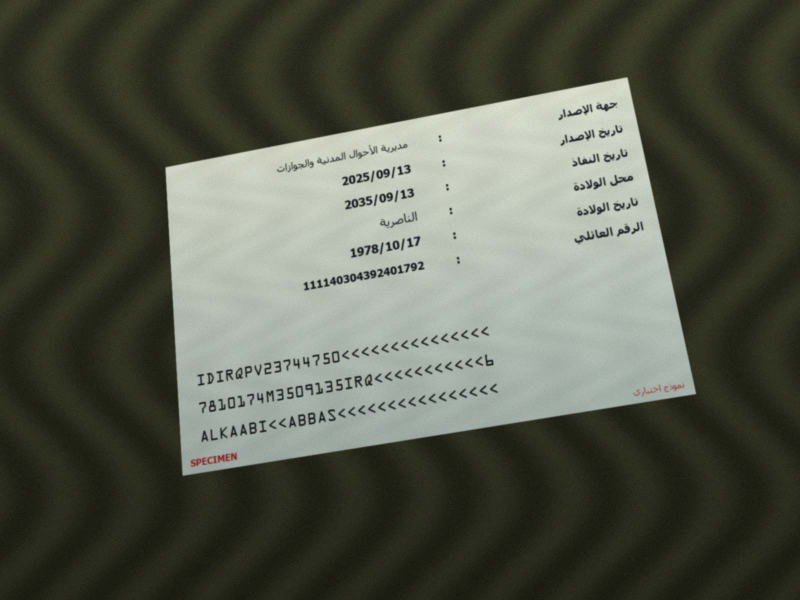
#> input picture eval/synthetic/heldout/case000_id_back.jpg, 1600 x 1200 px (shown at 1/2 size); its folder holds only this picture in this run
$ python -i capture.py   (imports and definitions only)   (older library calls are emulated)
#> lines starting #> are read from the running program, lines starting #| are printed output that depends on the picture; after the words box and inside, x2 and y2 are one past the last pixel; in counts of white or black regions, pixels touching at a corner belong together
### app/vision.py
"""Local geometry and neural OCR. No network calls at inference time."""
from __future__ import annotations
import re
import threading
from pathlib import Path
import cv2
import numpy as np
from PIL import Image, ImageOps

ROOT = Path(__file__).resolve().parents[1]
MODEL_DIR = ROOT / 'models' / 'easyocr'
_reader = None
_lock = threading.Lock()

TYPES = {
    'national_id': 'البطاقة الوطنية الموحدة', 'housing': 'بطاقة السكن',
    'civil_id': 'هوية الأحوال المدنية', 'nationality': 'شهادة الجنسية العراقية',
    'ration': 'البطاقة التموينية', 'passport': 'جواز السفر',
    'driving': 'إجازة السوق', 'vehicle': 'سنوية المركبة', 'voter': 'بطاقة الناخب',
    'birth': 'شهادة الولادة', 'death': 'شهادة الوفاة', 'marriage': 'عقد الزواج',
    'residence': 'بطاقة الإقامة',
    'business_license': 'إجازة ممارسة النشاط التجاري', 'tax_card': 'البطاقة الضريبية',
    'unknown': 'مستمسك غير محدد',
}
# Single-face documents whose side is always "page".
PAGE_KINDS = ['passport','birth','death','marriage','business_license','tax_card']
RULES = {
 'national_id': [('البطاقة الوطنية', 7), ('البطاقة الموحدة', 7), ('الرقم الوطني', 5), ('المعلومات المدنية', 2), ('I<IRQ', 8)],
 'housing': [('مكتب المعلومات', 6), ('عنوان السكن', 4), ('رب الاسرة', 4), ('بطاقة السكن', 8), ('رقم الاستمارة', 2), ('ضابط المكتب', 3)],
 'civil_id': [('الاحوال المدنية', 6), ('هوية الاحوال', 7), ('رقم الصحيفة', 3), ('السجل', 1)],
 'nationality': [('شهادة الجنسية', 9), ('قانون الجنسية', 4), ('اكتسب الجنسية', 4)],
 'ration': [('وزارة التجارة', 4), ('البطاقة التموينية', 9), ('المواد الغذائية', 3), ('اسم الوكيل', 3)],
 'passport': [('PASSPORT', 7), ('جواز سفر', 7), ('جواز السفر', 7), ('P<IRQ', 8)],
 'driving': [('DRIVER', 6), ('DRIVING', 6), ('اجازة السوق', 9), ('رخصة القيادة', 9), ('صنف الاجازة', 4)],
 'vehicle': [('سنوية', 7), ('تسجيل المركبات', 7), ('رقم الشاصي', 5), ('رقم المحرك', 4)],
 'voter': [('المفوضية', 4), ('بطاقة الناخب', 9), ('رقم الناخب', 6), ('مركز الاقتراع', 4)],
 'birth': [('شهادة الولادة', 9), ('بيان الولادة', 9), ('اسم المولود', 5)],
 'death': [('شهادة الوفاة', 9), ('بيان الوفاة', 9), ('سبب الوفاة', 5)],
 'marriage': [('عقد الزواج', 9), ('حجة الزواج', 9), ('اسم الزوجة', 3), ('المهر', 3)],
 'residence': [('بطاقة الاقامة', 9), ('RESIDENCE PERMIT', 9), ('مديرية الاقامة', 5)],
 'business_license': [('اجازة ممارسة', 8), ('ممارسة النشاط', 6), ('الرخصة التجارية', 8), ('رخصة تجارية', 8), ('غرفة تجارة', 5), ('مسجل الشركات', 6), ('شهادة تاسيس', 7), ('الاسم التجاري', 3), ('رقم الاجازة', 3)],
 'tax_card': [('الهيئة العامة للضرائب', 8), ('البطاقة الضريبية', 9), ('رقم التعريف الضريبي', 6), ('الرقم الضريبي', 5), ('اسم المكلف', 5), ('الضرائب', 2)],
}

def normalize(text):
    text = str(text).translate(str.maketrans('أإآىة٠١٢٣٤٥٦٧٨٩۰۱۲۳۴۵۶۷۸۹', 'ااايه01234567890123456789'))
    return re.sub(r'[\u064b-\u065fـ]', '', text).upper()

# [5 lines left out: function read_image, not called in this run]

def save_image(path, image):
    Image.fromarray(image.astype('uint8')).save(path, 'PNG')

def ordered(points):
    p = np.asarray(points, np.float32)
    # Angle order handles rotated diamonds where sum/difference ordering duplicates corners.
    c = p.mean(axis=0)
    p = p[np.argsort(np.arctan2(p[:, 1] - c[1], p[:, 0] - c[0]))]
    return np.roll(p, -np.argmin(p.sum(axis=1)), axis=0)

def warp(image, points):
    p = ordered(points)
    if len(np.unique(p, axis=0)) != 4 or not cv2.isContourConvex(p.astype(np.int32)):
        raise ValueError('يجب تحديد أربع زوايا مختلفة تشكّل مستطيلاً حول المستمسك.')
    w = int(max(np.linalg.norm(p[1]-p[0]), np.linalg.norm(p[2]-p[3])))
    h = int(max(np.linalg.norm(p[3]-p[0]), np.linalg.norm(p[2]-p[1])))
    if min(w, h) < 30 or w*h > 45_000_000:
        raise ValueError('منطقة القص صغيرة جدًا أو كبيرة جدًا.')
    matrix = cv2.getPerspectiveTransform(p, np.float32([[0,0],[w-1,0],[w-1,h-1],[0,h-1]]))
    return cv2.warpPerspective(image, matrix, (w,h), flags=cv2.INTER_CUBIC, borderMode=cv2.BORDER_REPLICATE)

# [9 lines left out: function readable_size, not called in this run]

CARD_WIDTH = 900  # the width the housing-card readers were developed and tuned at


# [52 lines left out: functions standard_card, text_angle, straighten, sharpened, even_lighting, not called in this run]

def _iou(a,b):
    ax,ay,aw,ah=cv2.boundingRect(np.asarray(a,np.float32)); bx,by,bw,bh=cv2.boundingRect(np.asarray(b,np.float32))
    intersection=max(0,min(ax+aw,bx+bw)-max(ax,bx))*max(0,min(ay+ah,by+bh)-max(ay,by))
    return intersection/max(1,min(aw*ah,bw*bh))

def detect_regions(image):
    """Find complete quadrilaterals first, then a strong full-width fold/gap.

    An uncertain page is kept whole, never silently discarded.
    """
    h,w=image.shape[:2]; scale=min(1,1600/max(h,w))
#> after `h, w = image.shape[:2]`: h = 1200; w = 1600
#> after `scale = min(1, 1600 / max(h, w))`: scale = 1
    small=cv2.resize(image,None,fx=scale,fy=scale)
    gray=cv2.cvtColor(small,cv2.COLOR_RGB2GRAY)
    sh,sw=gray.shape
#> sh = 1200; sw = 1600
    blur=cv2.GaussianBlur(gray,(5,5),0)
    edges=cv2.Canny(blur,35,110)
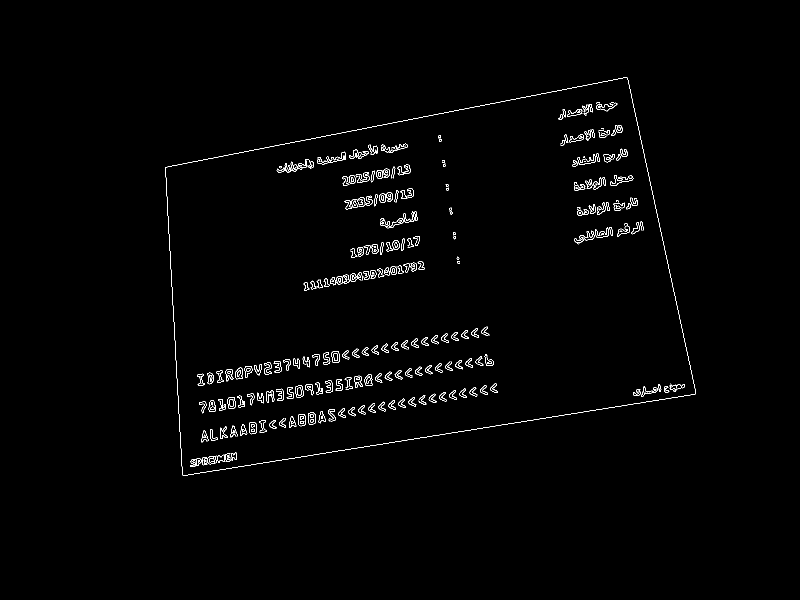
#> edges: shape (1200, 1600) (shown at 1/2 size); 1% white in thin lines or dots, all inside (x1, y1, x2, y2) = (330, 155, 1392, 952)
    masks=[cv2.morphologyEx(edges,cv2.MORPH_CLOSE,np.ones((5,5),np.uint8))]
    _,light=cv2.threshold(blur,0,255,cv2.THRESH_BINARY+cv2.THRESH_OTSU)
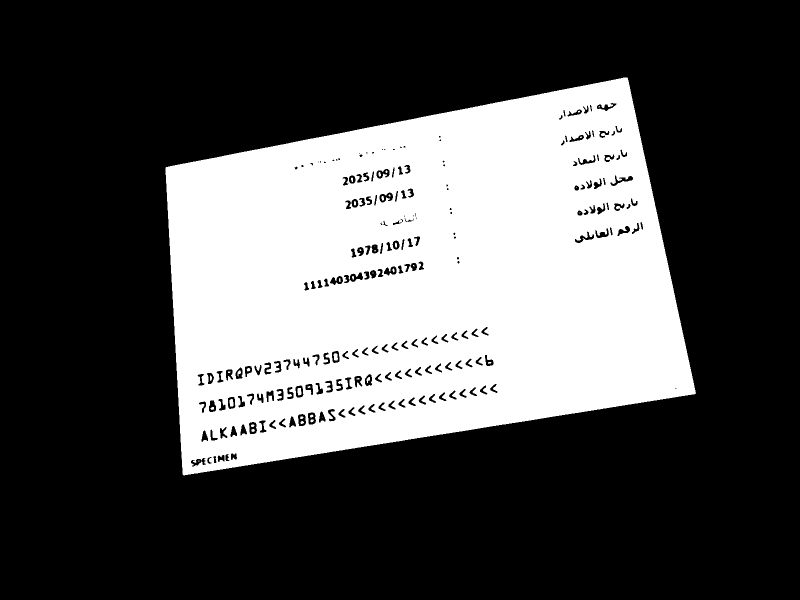
#> light: shape (1200, 1600) (shown at 1/2 size); 31.3% white; 41 white regions (18 under 20 px), largest, box (x1, y1, x2, y2) and area: (331, 155, 1392, 951) 600638, (667, 706, 676, 721) 103, (459, 798, 467, 813) 102
    masks.append(light)
    candidates=[]
    for mask in masks:
        contours,_=cv2.findContours(mask,cv2.RETR_LIST,cv2.CHAIN_APPROX_SIMPLE)
        for c in contours:
            area=cv2.contourArea(c)
            if not .03*sh*sw < area < .97*sh*sw: continue
            p=cv2.approxPolyDP(c,.025*cv2.arcLength(c,True),True)
            if len(p)!=4 or not cv2.isContourConvex(p): continue
            rect=cv2.minAreaRect(p); rw,rh=rect[1]
            if min(rw,rh)<40 or max(rw,rh)/min(rw,rh)>2.5: continue
            if area / max(1,rw*rh)<.72: continue
            # Several documents in one photo (a whole file laid on a desk): a card can be as small
            # as 3% of the frame, but only a card- or paper-shaped quad counts at that size.
            if area<.09*sh*sw and not 1.2<max(rw,rh)/min(rw,rh)<1.9: continue
            candidates.append((area,p.reshape(4,2)/scale))
    candidates.sort(reverse=True,key=lambda x:x[0])
    accepted=[]
    for area,p in candidates:
        # Overlap is measured against the smaller box, so a box printed inside a document already
        # found (photo frame, table, MRZ zone) is never taken for a document of its own.
        if all(_iou(p,q)<.35 for q in accepted): accepted.append(p)
#> in _iou, `ax, ay, aw, ah = cv2.boundingRect(np.asarray(a, np.float32))`: ax = 332; ay = 157; aw = 1058; ah = 792
#> in _iou, `bx, by, bw, bh = cv2.boundingRect(np.asarray(b, np.float32))`: bx = 331; by = 156; bw = 1060; bh = 795
#> in _iou, `intersection=max(0,min(ax+aw,bx+bw)-max(ax,bx))*max(0,min(ay+ah,by+bh)..`: intersection = 837936
    if len(accepted)>=2:
        return [{'points':ordered(p).round(2).tolist(),'method':'contour','score':.82} for p in sorted(accepted,key=lambda p:(p[:,1].mean(),p[:,0].mean()))][:20]
    # A folded card spanning the frame: seek a narrow, coherent horizontal boundary.
    # Avoid splitting ordinary portrait A4 pages merely because they have blank lines.
    if .57 < w/h < .94:
        central=gray[:,int(sw*.02):int(sw*.98)]
        row_std=central.std(axis=1)
        start,end=int(sh*.38),int(sh*.62)
        candidates=np.arange(start,end)
        objective=row_std[start:end]+np.abs(candidates-sh*.5)*.035
        k=start+int(np.argmin(objective))
        surrounding=np.median(row_std[start:end])
        if row_std[k]<9 and surrounding>max(16,row_std[k]*2.2):
            y=int(k/scale)
            return [{'points':[[0,0],[w-1,0],[w-1,y],[0,y]],'method':'seam','score':.60},
                    {'points':[[0,y+1],[w-1,y+1],[w-1,h-1],[0,h-1]],'method':'seam','score':.60}]
    if accepted:
        return [{'points':ordered(accepted[0]).round(2).tolist(),'method':'contour','score':.76}]
#> in ordered, `p = np.asarray(points, np.float32)`: p = [[1255, 156], [331, 334], [365, 950], [1390, 788]]
#> in ordered, `c = p.mean(axis=0)`: c = [835.2, 557]
#> in ordered, `p = p[np.argsort(np.arctan2(p[:, 1] - c[1], p[:, 0] - c[0]))]`: p = [[331, 334], [1255, 156], [1390, 788], [365, 950]]
    return [{'points':[[0,0],[w-1,0],[w-1,h-1],[0,h-1]],'method':'whole_page','score':.35}]

def ocr_available():
    return all((MODEL_DIR / f).exists() for f in ['craft_mlt_25k.pth','arabic.pth'])

# [103 lines left out: functions reader, ocr, classify, extract_fields, quality, not called in this run]

### app/capture.py
"""Capture-quality guidance: tell the user *why* a photo should be retaken.

Every check is a local image measurement with an explainable threshold. The
output is guidance for the person holding the camera and context for the
reviewer; it never changes extracted field values.

Severity:
  retake  the photo is likely to hide or corrupt fields; ask for a new photo
  warn    reading may be degraded; review the affected fields carefully
  info    handled automatically (e.g. perspective corrected), shown for context
"""
import cv2
import numpy as np

# Thresholds live here so evaluation can tune them in one place (see docs/ARCHITECTURE.md).
MIN_SHORT_SIDE = 380          # px on the rectified document
BLUR_RETAKE, BLUR_WARN = 30, 70   # variance of Laplacian at 1000 px width
DARK_RETAKE, DARK_WARN = 55, 80   # mean luminance 0..255
BRIGHT_WARN = 228
LOW_CONTRAST = 26             # luminance standard deviation
GLARE_WARN, GLARE_RETAKE = .008, .035  # fraction of the document covered by one glare blob
EDGE_MARGIN = .006            # fraction of the source image treated as its border
TILT_WARN_DEG, KEYSTONE_WARN = 22, .72

MESSAGES = {
    'cut_off': ('جزء من المستمسك خارج إطار الصورة ({where})؛ أعد التصوير مع ترك هامش حول الحواف الأربع.',
                'Part of the document is outside the frame ({where}); retake with a margin around all four edges.'),
    'too_small': ('المستمسك صغير جدًا في الصورة؛ قرّب الكاميرا حتى يملأ المستمسك معظم الإطار.',
                  'The document is too small in the photo; move closer so it fills most of the frame.'),
    'blur': ('الصورة ضبابية؛ ثبّت الهاتف وانتظر التركيز قبل الالتقاط.',
             'The photo is blurry; hold the phone steady and let it focus before capturing.'),
    'too_dark': ('الإضاءة ضعيفة؛ صوّر قرب مصدر ضوء أو نافذة دون ظلال على المستمسك.',
                 'The lighting is too dark; photograph near a light source without shadows on the document.'),
    'overexposed': ('الصورة شديدة السطوع وقد تختفي الحروف الفاتحة؛ خفّف الإضاءة المباشرة.',
                    'The photo is overexposed and faint text may vanish; reduce direct light.'),
    'low_contrast': ('التباين ضعيف بين النص والخلفية؛ غيّر الإضاءة أو الخلفية.',
                     'Low contrast between text and background; change the lighting or background.'),
    'glare': ('يوجد انعكاس ضوء على المستمسك ({where}) قد يغطي بعض الحقول؛ غيّر زاوية الهاتف لإزالة اللمعان.',
              'Glare on the document ({where}) may hide fields; tilt the phone slightly to remove the reflection.'),
    'tilt': ('المستمسك مصوّر بزاوية مائلة؛ صُحّح المنظور آليًا، لكن التصوير من الأعلى مباشرة أدق.',
             'The document was photographed at an angle; perspective was corrected, but a straight top-down photo reads better.'),
    'edges_not_found': ('لم تُكتشف حواف المستمسك؛ استُخدمت الصورة كاملة. ضع المستمسك على خلفية داكنة وسادة.',
                        'Document edges were not found; the whole image was used. Place the document on a plain, darker background.'),
}
SEVERITY_ORDER = {'retake': 0, 'warn': 1, 'info': 2}
WHERE = {'top': ('الأعلى', 'top'), 'bottom': ('الأسفل', 'bottom'), 'left': ('اليسار', 'left'), 'right': ('اليمين', 'right'),
         'center': ('الوسط', 'center')}


# [7 lines left out: function issue, not called in this run]


def standard_gray(image, width=1000):
    gray = cv2.cvtColor(image, cv2.COLOR_RGB2GRAY) if image.ndim == 3 else image
    scale = width / max(1, gray.shape[1])
    return cv2.resize(gray, None, fx=scale, fy=scale, interpolation=cv2.INTER_AREA if scale < 1 else cv2.INTER_CUBIC)


def sharpness(gray):
    return float(cv2.Laplacian(gray, cv2.CV_64F).var())


# [16 lines left out: function locate, not called in this run]


def glare(image):
    """Largest compact, clipped highlight that is brighter than its surroundings.

    Plain white paper or a scanned page is excluded: its clipped area is either
    huge and connected, or not brighter than the paper around it.
    """
    small = cv2.resize(image, (640, max(1, round(image.shape[0] * 640 / image.shape[1]))), interpolation=cv2.INTER_AREA)
    hsv = cv2.cvtColor(small, cv2.COLOR_RGB2HSV)
    mask = ((hsv[:, :, 2] >= 246) & (hsv[:, :, 1] <= 45)).astype(np.uint8)
    mask = cv2.morphologyEx(mask, cv2.MORPH_OPEN, np.ones((3, 3), np.uint8))
    count, labels, stats, _ = cv2.connectedComponentsWithStats(mask)
    total = small.shape[0] * small.shape[1]
    best = None
    value = hsv[:, :, 2].astype(np.float32)
    for i in range(1, count):
        area = stats[i, cv2.CC_STAT_AREA]
        if not .003 * total < area < .30 * total:
            continue
        blob = (labels == i).astype(np.uint8)
        ring = cv2.dilate(blob, np.ones((15, 15), np.uint8)) - blob
        if not ring.any() or value[ring > 0].mean() > 225:
            continue  # Blends into bright paper; not a specular highlight.
        if best is None or area > best[0]:
            best = (area, blob)
    if best is None:
        return 0.0, None
    return best[0] / total, locate(best[1], small.shape)


def border_contact(points, source_shape):
    """Sides of the source image that the detected document quad touches."""
    h, w = source_shape[:2]
    p = np.asarray(points, float)
    mx, my = EDGE_MARGIN * w + 1, EDGE_MARGIN * h + 1
    sides = set()
    for x, y in p:
        if x <= mx: sides.add('left')
        if x >= w - 1 - mx: sides.add('right')
        if y <= my: sides.add('top')
        if y >= h - 1 - my: sides.add('bottom')
    return sides


# [24 lines left out: function foreground_contact, not called in this run]


def geometry(points):
    p = np.asarray(points, float)
    top, bottom = p[1] - p[0], p[2] - p[3]
    left, right = p[3] - p[0], p[2] - p[1]
    angle = abs(np.degrees(np.arctan2(top[1], top[0])))
    angle = min(angle, 180 - angle)
    widths = sorted([np.linalg.norm(top), np.linalg.norm(bottom)])
    heights = sorted([np.linalg.norm(left), np.linalg.norm(right)])
    keystone = min(widths[0] / max(1, widths[1]), heights[0] / max(1, heights[1]))
    return angle, keystone


def assess(document, points=None, source=None, method=None, reference_outside=None):
    """Guidance for one rectified document crop.

    points/source/method describe how the crop was found in the uploaded image,
    when available. reference_outside lists sides where a strong visual-reference
    match places the document's true corners outside the image.
    """
    issues = []
    h, w = document.shape[:2]
    sides = set(reference_outside or [])
    if source is not None and points is not None and method not in (None, 'manual'):
        if method in ('whole_page', 'seam'):
            sides |= foreground_contact(source)
        else:
            touching = border_contact(points, source.shape)
            if touching and len(touching) < 4:
                sides |= touching
    if sides:
        issues.append(issue('cut_off', 'retake', sorted(sides)))
    elif method == 'whole_page':
        issues.append(issue('edges_not_found', 'info'))
    if min(h, w) < MIN_SHORT_SIDE:
        issues.append(issue('too_small', 'retake' if min(h, w) < .6 * MIN_SHORT_SIDE else 'warn', short_side=min(h, w)))
    gray = standard_gray(document)
    sharp = sharpness(gray)
    if sharp < BLUR_WARN:
        issues.append(issue('blur', 'retake' if sharp < BLUR_RETAKE else 'warn', laplacian_variance=sharp))
    mean, std = float(gray.mean()), float(gray.std())
    if mean < DARK_WARN:
        issues.append(issue('too_dark', 'retake' if mean < DARK_RETAKE else 'warn', mean_luminance=mean))
    elif mean > BRIGHT_WARN:
        issues.append(issue('overexposed', 'warn', mean_luminance=mean))
    if std < LOW_CONTRAST:
        issues.append(issue('low_contrast', 'warn', luminance_std=std))
    share, where = glare(document)
    if share >= GLARE_WARN:
        issues.append(issue('glare', 'retake' if share >= GLARE_RETAKE else 'warn', where, area_share=share))
    if points is not None and method not in (None, 'whole_page', 'seam', 'manual'):
        angle, keystone = geometry(points)
        if angle > TILT_WARN_DEG or keystone < KEYSTONE_WARN:
            issues.append(issue('tilt', 'info', angle_degrees=angle, keystone=keystone))
    return sorted(issues, key=lambda i: SEVERITY_ORDER[i['severity']])


def needs_retake(issues):
    return any(i['severity'] == 'retake' for i in issues or [])


def check_upload(image):
    """Fast capture-time check (no OCR): find documents and report retake reasons."""
    from . import vision
    documents = []
    for region in vision.detect_regions(image):
        try:
            crop = vision.warp(image, region['points'])
        except ValueError:
            continue
        issues = assess(crop, region['points'], image, region['method'])
        documents.append({'points': region['points'], 'method': region['method'], 'issues': issues,
                          'retake': needs_retake(issues)})
#> this loop made 1 pass
#> sharp in assess on pass 1: 99.34
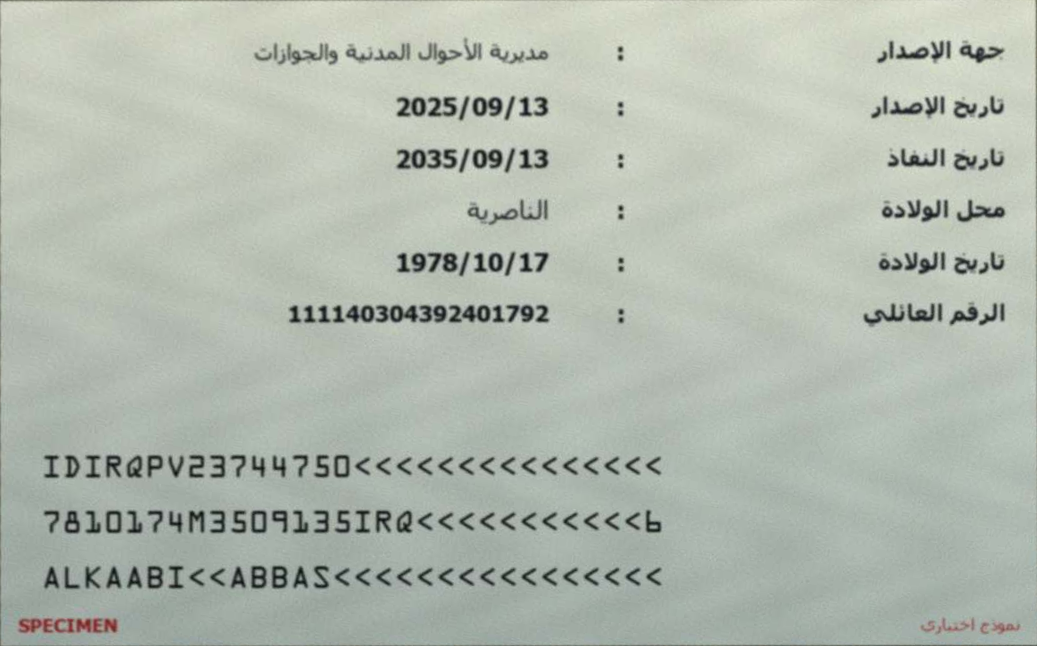
#> crop: shape (646, 1037, 3); mean R, G, B 177.8, 185.7, 175.1
#> after the loop, documents = 1 item
    retake = any(d['retake'] for d in documents)
#> retake = False
    reasons = [i for d in documents for i in d['issues'] if i['severity'] == 'retake']
#> reasons = []
    return {'documents': documents, 'retake': retake,
            'message': (reasons[0]['message'] if reasons else 'الصورة مناسبة للقراءة.'),
            'message_en': (reasons[0]['message_en'] if reasons else 'The photo is suitable for reading.')}

>>> import cv2
>>> picture = cv2.cvtColor(cv2.imread('../eval/synthetic/heldout/case000_id_back.jpg'), cv2.COLOR_BGR2RGB)
>>> result = check_upload(picture)
#> result = 4 items
